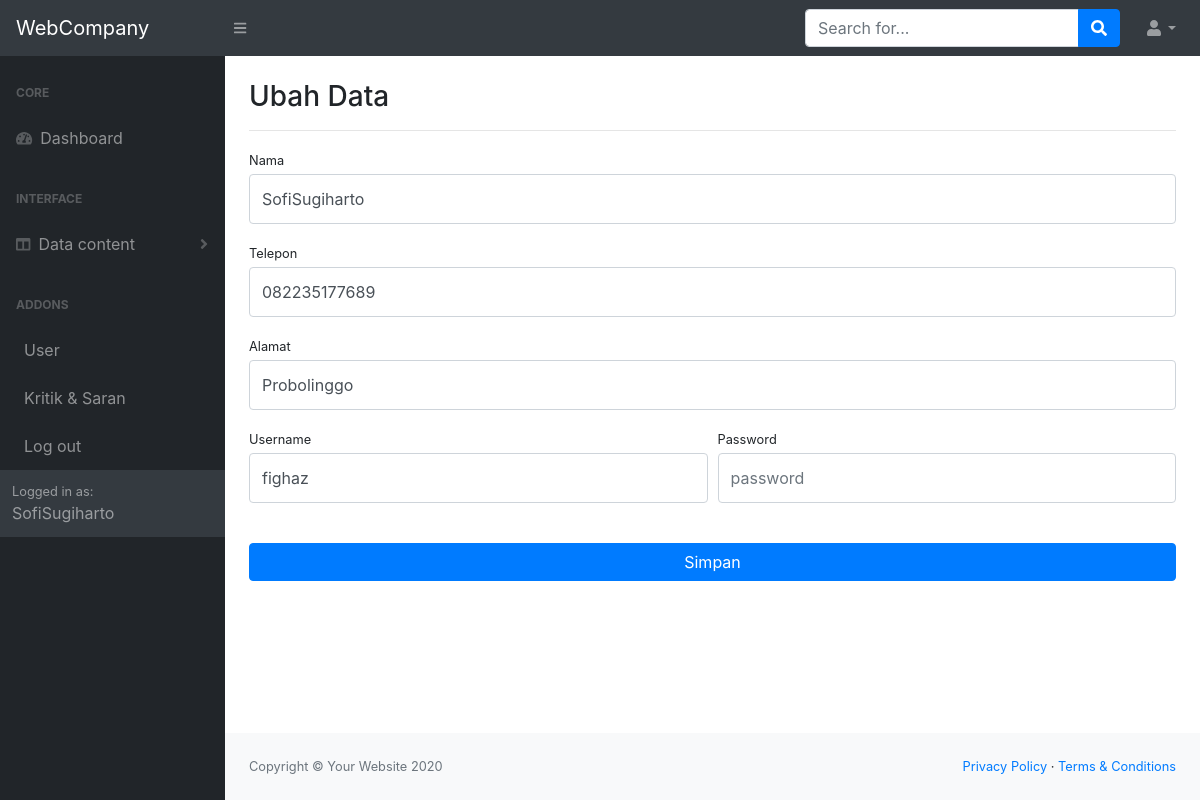
Screenshot of /admin/?hal=ubahuser&id=7 (signed in) with the database file from the repository.
### tables this page shows
CREATE TABLE `user` (
  `id_user` smallint(11) NOT NULL,
  `nama_user` varchar(40) NOT NULL,
  `telepon` varchar(14) NOT NULL,
  `alamat` varchar(50) NOT NULL,
  `username` varchar(25) NOT NULL,
  `password` varchar(32) NOT NULL
);

### admin/pages/ubahuser.php (the view, shortened to what this page needs)
<?php
    $id = $_GET['id'];
    $sql = "SELECT * FROM user WHERE id_user = '$id'";
    $q = mysqli_query($k,$sql);
    $r = mysqli_fetch_assoc($q);
?>
<h3 class="mt-4">Ubah Data</h3>
<hr>
<form method="post" action="">
            <div class="form-row">
                <div class="col-md-12">
                    <div class="form-group">
                        <label class="small mb-1" >Nama</label>
                        <input name="txtnama" value="<?=$r['nama_user']?>" class="form-control py-4" type="text" placeholder="Masukkan Nama" />
                    </div>
                </div>
            </div>
            <div class="form-group">
                <label class="small mb-1" >Telepon</label>
                <input name="txttelp" value="<?=$r['telepon']?>" class="form-control py-4 ress" type="text" placeholder="Masukan No Telp" />
            </div>
            <div class="form-group">
                <label class="small mb-1" >Alamat</label>
                <input name="txtalamat" value="<?=$r['alamat']?>" class="form-control py-4" type="text" placeholder="Masukan Alamat" />
            </div>
            <div class="form-row">
                <div class="col-md-6">
                    <div class="form-group">
                        <label class="small mb-1" >Username</label>
                        <input name="txtusername" value="<?=$r['username']?>" class="form-control py-4"  type="text" placeholder="Masukan Username" />
                    </div>
                </div>
                <div class="col-md-6">
                    <div class="form-group">
                        <label class="small mb-1"> Password</label>
                        <input name="txtpassword"class="form-control py-4" type="password" placeholder="password" />
                    </div>
                </div>
            </div>
            <div class="form-group mt-4 mb-0">
                <input type="submit" value="Simpan" name="simpan" class="btn btn-primary btn-block">
            </div>
</form>

### rows the page displays
user: txtnama "SofiSugiharto", txttelp "082235177689", txtalamat "Probolinggo", txtusername "fighaz"

### other values shown
$_SESSION['namauser'] "SofiSugiharto"
